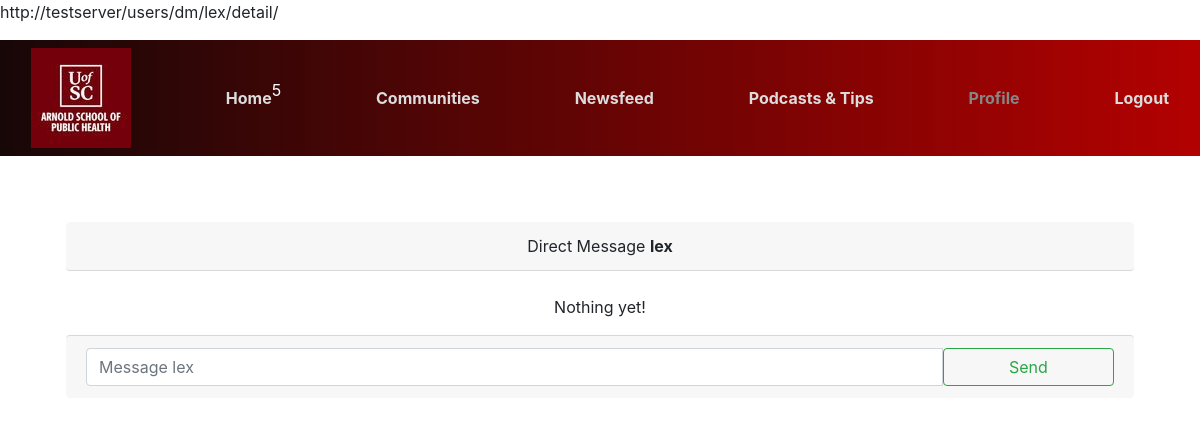
The page /users/dm/lex/detail/ (signed in) on the database as committed earlier.
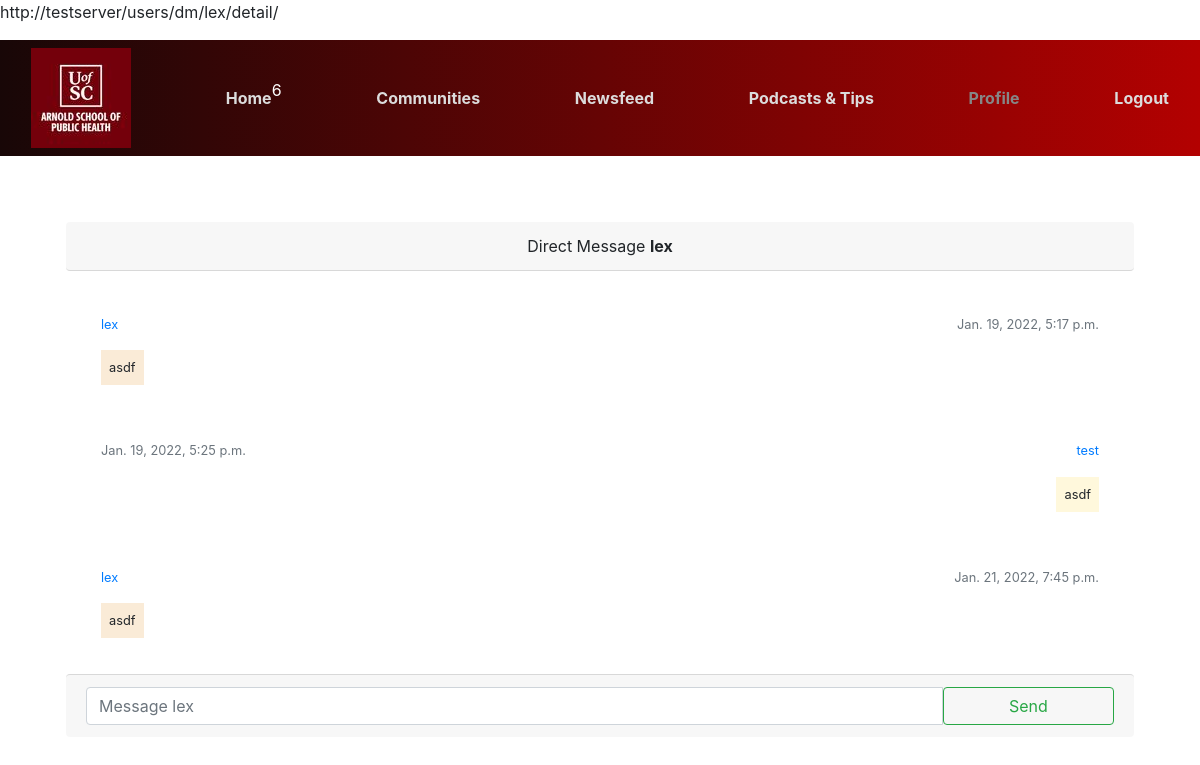
The same page on the database as committed later.
### users/models.py (models this page shows, shortened)
class CustomUser(AbstractBaseUser,PermissionsMixin):
	DEFAULT_PROF_PIC_PATH = "users/profile_pics/defaults/default_profile_pic.jpg"
	PROF_PIC_UPLOAD_PATH = "users/profile_pics"
	email = models.EmailField(gettext_lazy('email address'),unique = True)
	username = models.CharField(max_length=150,unique = True)
	is_staff = models.BooleanField(default = False)
	is_active = models.BooleanField(default= True)
	is_developer = models.BooleanField(default = False)
	is_pod_plus_member= models.BooleanField(default = False)
	int_points = models.IntegerField(default = 0)
	int_users_helped = models.IntegerField(default = 0)
	int_days_active = models.IntegerField(default = 0)
	about = models.TextField(gettext_lazy(
		'about'),max_length=500,blank = True)
	profile_picture = models.ImageField(default=DEFAULT_PROF_PIC_PATH,upload_to=PROF_PIC_UPLOAD_PATH)
	date_joined = models.DateTimeField(default=timezone.now)
	follows = models.ManyToManyField('CustomUser',related_name='followed_by')
	objects = CustomUserManager()
	phone_number = models.CharField(max_length=12,unique=True,null=False)
	last_tip_view_date = models.DateField(null=True, blank=True)
	USERNAME_FIELD = "username"
	REQUIRED_FIELDS = ["email","phone_number"]
	def __str__(self):
		return self.username
	def get_public_profile_url(self):
		return reverse('communities:profile',kwargs={"username":self.username,"page":1})
	def get_notification_count(self):
		intSum = 0
		intSum += (self.recipient_notification_help_request_set.count() +
		self.recipient_notification_post_set.count())
		return intSum

### core/models.py (models this page shows, shortened)
class Dm(models.Model):
	sender = models.ForeignKey(CustomUser,on_delete = models.CASCADE,related_name = "dm_sender_set")
	recipient = models.ForeignKey(CustomUser,on_delete=models.CASCADE,related_name = "dm_recipient_set")
	pub_date = models.DateTimeField(default=timezone.now)
	room = models.ForeignKey(RoomDm, on_delete = models.CASCADE,related_name="dm_set",null=True)
	text = models.TextField()

### users/views.py (the view)
# urls.py: path('dm/<str:username>/detail/',users_views.viewDmDetail,name="dm-detail"),
@login_required
def viewDmDetail(request,username):
	modelUser = get_object_or_404(CustomUser,username=username)
	qsSentDms = request.user.dm_sender_set.all().filter(recipient_id=modelUser.id,room=None)
	qsRecievedDms = request.user.dm_recipient_set.all().filter(sender_id=modelUser.id,room=None)
	qsAllDms = qsSentDms.union(qsRecievedDms).order_by('pub_date')
	context = {
		"modelUser":modelUser,
		"qsAllDms":qsAllDms,
	}
	return render(request,'users/dm/dm_detail.html',context=context)

### users/templates/users/dm/dm_detail.html (shortened to what this page needs)
{% extends "core/base.html" %}
{% block content %}
<div class = "container rounded p-3">
	<div class = "card-header rounded">
		<div class = "text-center">
			Direct Message <strong>{{modelUser}}</strong>
		</div>
	</div>
	<br>
	<div class = "container">
		{% if qsAllDms|length == 0 %}
			<p class = "text-center">Nothing yet!</p>
		{% else %}
			{% for modelDm in qsAllDms %}
				{% if modelDm.sender == user %}
				<div class = "card-body">
					<div class = "d-flex justify-content-between">
						<p class = "small text-muted">{{modelDm.pub_date}}</p>
						<p class = "small">
							<a href = "{{modelDm.sender.get_public_profile_url}}">
								{{modelDm.sender}}
							</a>
						</p>
					</div>
					<div class = "d-flex flew-row justify-content-end">
						<p class = "small p-2 me-3 mb-3 rounded-3" style="background-color: cornsilk;">
							{{modelDm.text}}
						</p>
					</div>
				</div>
				{% else %}
				<div class = "card-body">
					<div class = "d-flex justify-content-between">
						<p class = "small">
							<a href = "{{modelDm.sender.get_public_profile_url}}">
								{{modelDm.sender}}
							</a>
						</p>
						<p class = "small text-muted">{{modelDm.pub_date}}</p>
					</div>
					<div class = "d-flex flew-row justify-content-start">
						<p class = "small p-2 ms-3 mb-3 rounded-3" style="background-color: antiquewhite;">
							{{modelDm.text}}
						</p>
					</div>
				</div>
				{% endif %}
			{% endfor %}
		{% endif %}
	</div>
	<div class = "card-footer rounded">
		<form method = "POST" action = "{% url 'users:dm-create' modelUser.username %}">
			<div class = "input-group">
				<input autocomplete="off" type="text" class = "col-10 form-control" name = "text" id = "taDmContent" placeholder="Message {{modelUser}}"></textarea>
				<button class = "btn btn-outline-success col-2" type='submit'>
					Send
				</button>
			</div>
		</form>
	</div>
</div>
{% endblock %}

### core/templates/core/base.html (shortened to what this page needs)
{% load static %}
<!DOCTYPE html>
<html lang="en">
<head>
    <link rel="stylesheet" href="https://maxcdn.bootstrapcdn.com/bootstrap/4.0.0/css/bootstrap.min.css">
	<link rel="stylesheet" href="https://cdn.jsdelivr.net/npm/bootstrap-icons@1.7.2/font/bootstrap-icons.css">
	<link rel="stylesheet" type = "text/css" href = "{% static 'core/style.css' %}">
</head>
<body>
<p>{{ request.build_absolute_uri }}</p>
<nav class="navbar" id = "navbar__main">
	<div class = "container-fluid">
		<a class = "navbar-header" href = "{% url 'core:about' %}">
			<img src = "{% static 'core/images/core/arnold_school_of_public_health.jpg' %}" alt = "arnold_school_of_public_health.jpg">
		</a>
		{% if user.is_authenticated %}
			<div style="display:grid;">
				<a style="grid-column:1;grid-row:1;" class = "navbar-text navbar__main__a-tag" href = "{% url 'core:index' 1 1 1 %}" data-str = "home">
					Home
				</a>
				<div style = "grid-column-start: 2;grid-row:1;">
					<span style="color:white">
						{{user.get_notification_count}}
					</span>
				</div>
			</div>
			<a class = "navbar-text navbar__main__a-tag" href = "{% url 'communities:index' 1 %}" data-str = "communities">
				Communities
			</a>
			<a class = "navbar-text navbar__main__a-tag" href = "{% url 'newsfeed:index' 1 %}" data-str ="newsfeed" >
				Newsfeed
			</a>
			<a class = "navbar-text navbar__main__a-tag" href = "{% url 'podcasts:index' %}" data-str ="podcasts">
				Podcasts & Tips
			</a>
			<a class = "navbar-text navbar__main__a-tag" href = "{% url 'users:profile' 1 %}" data-str ="users">
				Profile
			</a>
			<a class = "navbar-text navbar__main__a-tag" href = "{% url 'users:logout' %}">
				Logout
			</a>
		{% endif %}
	</div>
</nav>
<div class = "div__GLOBAL_CONTENT">
	{% block content %}{% endblock content %}
</div>
</body>
</html>

### core/static/core/style.css (style rules this page uses)
.div__GLOBAL_CONTENT { margin:50px; }
#navbar__main { background: rgb(24,7,7); background: linear-gradient(90deg, rgba(24,7,7,1) 0%, rgba(179,1,1,1) 100%, rgba(88,225,2,1) 100%, rgba(0,212,255,1) 100%); }
.navbar__main__a-tag { text-decoration: none; font-weight:bold; color:gainsboro; }

Rows that differ between the two databases and show on the page:
changed CustomUser (number 1 of 2 on the later page): get_notification_count "5" → "6"
added Dm: sender "lex", pub_date "Jan. 19, 2022, 5:17 p.m.", text "asdf"
added Dm: pub_date "Jan. 19, 2022, 5:25 p.m.", sender "test", text "asdf"
added Dm: sender "lex", pub_date "Jan. 21, 2022, 7:45 p.m.", text "asdf"
Other text that changed with them:
text no longer shown: "Nothing yet!"
